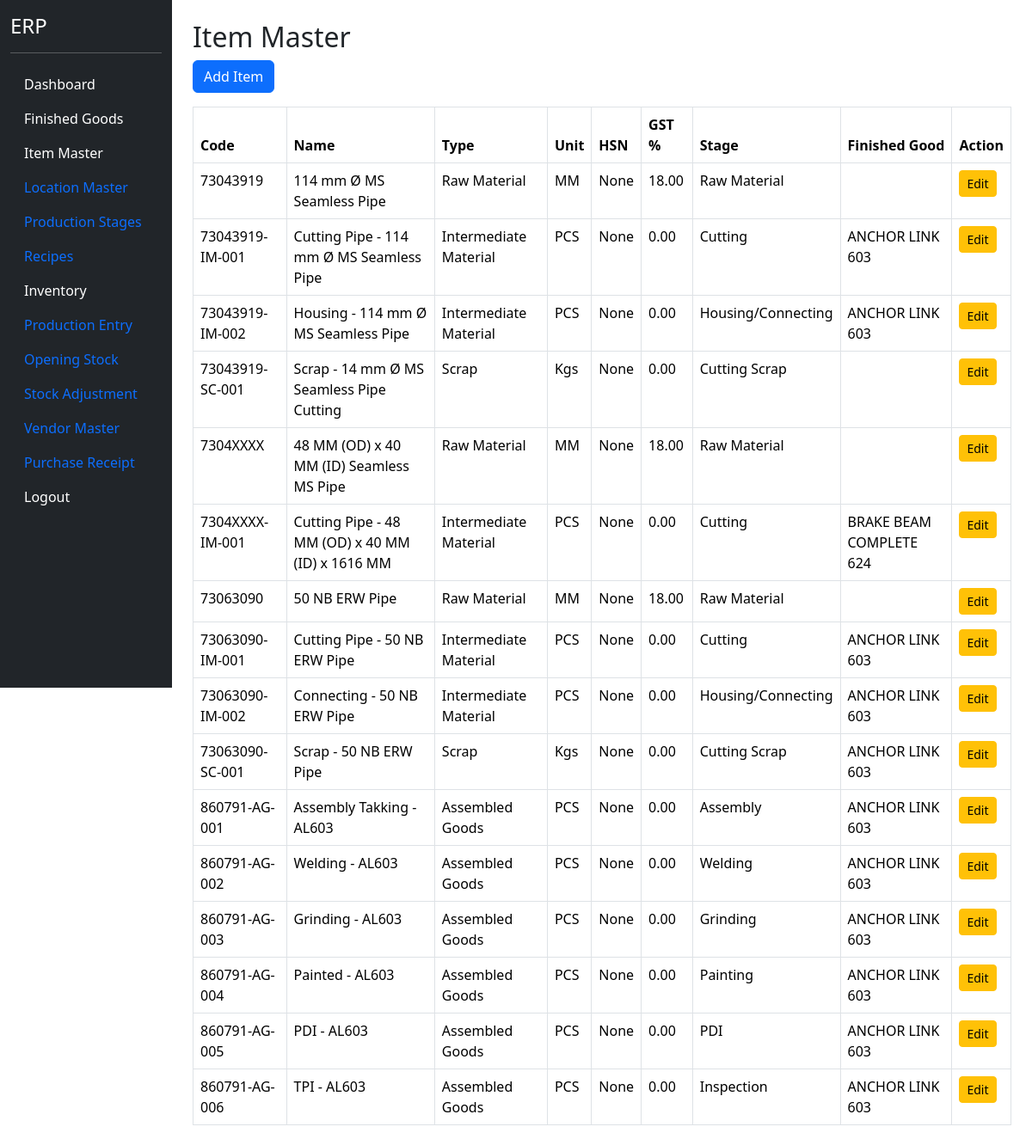
Screenshot of /items (signed in) with the database file from the repository.
### models.py (models this page shows)
class ItemMaster(db.Model):
    __tablename__ = "item_master"
    id = db.Column(db.Integer, primary_key=True)
    item_code = db.Column(
        db.String(50),
        unique=True,
        nullable=False
    )
    item_name = db.Column(
        db.String(255),
        nullable=False
    )
    item_type = db.Column(
        db.String(50),
        nullable=False
    )
    production_stage = db.Column(
    db.String(100)
    )
    production_stage_id = db.Column(
    db.Integer,
    db.ForeignKey(
        "production_stage_master.id"
    ),
    nullable=True
    )
    production_stage_rel = db.relationship(
    "ProductionStageMaster"
    )
    unit = db.Column(
        db.String(20),
        nullable=False
    )
    finished_good_id = db.Column(
    db.Integer,
    db.ForeignKey("finished_goods.id"),
    nullable=True
    )
    hsn_code = db.Column(
    db.String(20)
    )
    gst_rate = db.Column(
    db.Float,
    default=18
    )
    active = db.Column(
        db.Boolean,
        default=True
    )

class ProductionStageMaster(db.Model):
    __tablename__ = "production_stage_master"
    id = db.Column(
        db.Integer,
        primary_key=True
    )
    stage_no = db.Column(
        db.Integer,
        nullable=False
    )
    stage_name = db.Column(
        db.String(100),
        nullable=False
    )
    active = db.Column(
        db.Boolean,
        default=True
    )

class FinishedGood(db.Model):
    __tablename__ = "finished_goods"
    id = db.Column(db.Integer, primary_key=True)
    fg_code = db.Column(
        db.String(50),
        unique=True,
        nullable=False
    )
    fg_name = db.Column(
        db.String(200),
        nullable=False
    )
    pl_number = db.Column(
        db.String(100),
        nullable=True
    )
    uvam_reference = db.Column(
        db.String(500),
        nullable=True
    )
    items = db.relationship(
    "ItemMaster",
    backref="finished_good",
    lazy=True
    )
    active = db.Column(
        db.Boolean,
        default=True
    )

### blueprints/masters/routes.py (the view)
@masters_bp.route("/items")
@login_required
def items():
    item_list = ItemMaster.query.order_by(
        ItemMaster.item_code
        ).all()
    return render_template(
        "items.html",
        item_list=item_list
    )

### app.py (called while the page is built)
@login_manager.user_loader
def load_user(user_id):
    return User.query.get(int(user_id))

### templates/items.html
{% extends "base.html" %}
{% block content %}
<div class="container mt-4">
    <h2>Item Master</h2>
    <a href="/items/add"
       class="btn btn-primary mb-3">
        Add Item
    </a>
    <table class="table table-bordered">
        <thead>
            <tr>
                <th>Code</th>
                <th>Name</th>
                <th>Type</th>
                <th>Unit</th>
                <th>
                    HSN
                </th>
                <th>
                    GST %
                </th>
                <th>Stage</th>
                <th>Finished Good</th>
                <th>Action</th>
            </tr>
        </thead>
        <tbody>
            {% for item in item_list %}
            <tr>
                <td>{{ item.item_code }}</td>
                <td>{{ item.item_name }}</td>
                <td>{{ item.item_type }}</td>
                <td>{{ item.unit }}</td>
                <td>
                    {{ item.hsn_code }}
                </td>
                <td>
                    {{ "%.2f"|format(item.gst_rate or 0) }}
                </td>
                <td>
                    {% if item.production_stage_rel %}
                    {{ item.production_stage_rel.stage_name }}
                    {% endif %}
                </td>
                <td>
                    {{ item.finished_good.fg_name if item.finished_good else '' }}
                </td>
                <td>
                    <a href="/items/edit/{{ item.id }}"
                       class="btn btn-sm btn-warning">
                        Edit
                    </a>
                </td>
            </tr>
            {% endfor %}
        </tbody>
    </table>
</div>
{% endblock %}

### rows the page displays
ItemMaster: item_code "73043919", item_name "114 mm Ø MS Seamless Pipe", item_type "Raw Material", unit "MM", hsn_code "None", gst_rate "18.00", production_stage_rel.stage_name "Raw Material"
ItemMaster: item_code "73043919-IM-001", item_name "Cutting Pipe - 114 mm Ø MS Seamless Pipe", item_type "Intermediate Material", unit "PCS", hsn_code "None", gst_rate "0.00", production_stage_rel.stage_name "Cutting", finished_good "ANCHOR LINK 603"
ItemMaster: item_code "73043919-IM-002", item_name "Housing - 114 mm Ø MS Seamless Pipe", item_type "Intermediate Material", unit "PCS", hsn_code "None", gst_rate "0.00", production_stage_rel.stage_name "Housing/Connecting", finished_good "ANCHOR LINK 603"
ItemMaster: item_code "73043919-SC-001", item_name "Scrap - 14 mm Ø MS Seamless Pipe Cutting", item_type "Scrap", unit "Kgs", hsn_code "None", gst_rate "0.00", production_stage_rel.stage_name "Cutting Scrap"
ItemMaster: item_code "7304XXXX", item_name "48 MM (OD) x 40 MM (ID) Seamless MS Pipe", item_type "Raw Material", unit "MM", hsn_code "None", gst_rate "18.00", production_stage_rel.stage_name "Raw Material"
ItemMaster: item_code "7304XXXX-IM-001", item_name "Cutting Pipe - 48 MM (OD) x 40 MM (ID) x 1616 MM", item_type "Intermediate Material", unit "PCS", hsn_code "None", gst_rate "0.00", production_stage_rel.stage_name "Cutting", finished_good "BRAKE BEAM COMPLETE 624"
ItemMaster: item_code "73063090", item_name "50 NB ERW Pipe", item_type "Raw Material", unit "MM", hsn_code "None", gst_rate "18.00", production_stage_rel.stage_name "Raw Material"
ItemMaster: item_code "73063090-IM-001", item_name "Cutting Pipe - 50 NB ERW Pipe", item_type "Intermediate Material", unit "PCS", hsn_code "None", gst_rate "0.00", production_stage_rel.stage_name "Cutting", finished_good "ANCHOR LINK 603"
ItemMaster: item_code "73063090-IM-002", item_name "Connecting - 50 NB ERW Pipe", item_type "Intermediate Material", unit "PCS", hsn_code "None", gst_rate "0.00", production_stage_rel.stage_name "Housing/Connecting", finished_good "ANCHOR LINK 603"
ItemMaster: item_code "73063090-SC-001", item_name "Scrap - 50 NB ERW Pipe", item_type "Scrap", unit "Kgs", hsn_code "None", gst_rate "0.00", production_stage_rel.stage_name "Cutting Scrap", finished_good "ANCHOR LINK 603"
ItemMaster: item_code "860791-AG-001", item_name "Assembly Takking - AL603", item_type "Assembled Goods", unit "PCS", hsn_code "None", gst_rate "0.00", production_stage_rel.stage_name "Assembly", finished_good "ANCHOR LINK 603"
ItemMaster: item_code "860791-AG-002", item_name "Welding - AL603", item_type "Assembled Goods", unit "PCS", hsn_code "None", gst_rate "0.00", production_stage_rel.stage_name "Welding", finished_good "ANCHOR LINK 603"
ItemMaster: item_code "860791-AG-003", item_name "Grinding - AL603", item_type "Assembled Goods", unit "PCS", hsn_code "None", gst_rate "0.00", production_stage_rel.stage_name "Grinding", finished_good "ANCHOR LINK 603"
ItemMaster: item_code "860791-AG-004", item_name "Painted - AL603", item_type "Assembled Goods", unit "PCS", hsn_code "None", gst_rate "0.00", production_stage_rel.stage_name "Painting", finished_good "ANCHOR LINK 603"
ItemMaster: item_code "860791-AG-005", item_name "PDI - AL603", item_type "Assembled Goods", unit "PCS", hsn_code "None", gst_rate "0.00", production_stage_rel.stage_name "PDI", finished_good "ANCHOR LINK 603"
ItemMaster: item_code "860791-AG-006", item_name "TPI - AL603", item_type "Assembled Goods", unit "PCS", hsn_code "None", gst_rate "0.00", production_stage_rel.stage_name "Inspection", finished_good "ANCHOR LINK 603"
